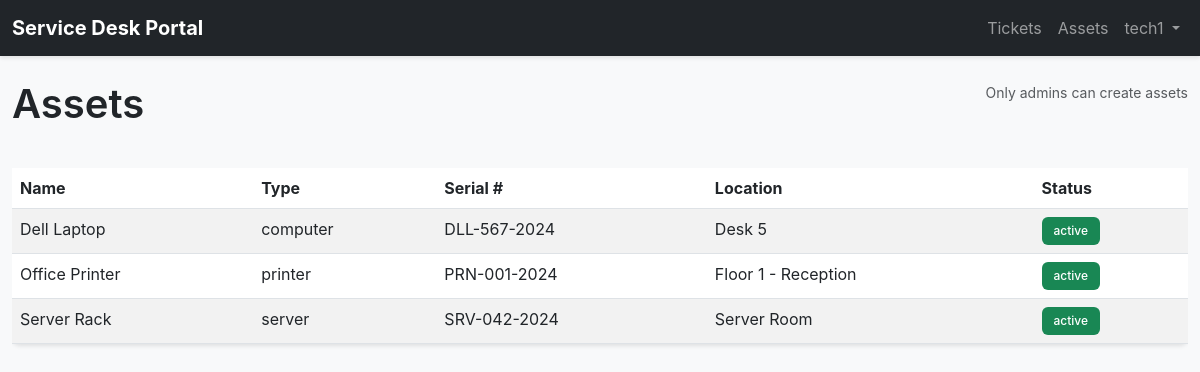
The app's page /index.php?action=assets (signed in) with its own data.
### tables this page shows
CREATE TABLE IF NOT EXISTS assets (
    id INT AUTO_INCREMENT PRIMARY KEY,
    name VARCHAR(100) NOT NULL,
    asset_type VARCHAR(50) NOT NULL,
    serial_number VARCHAR(100) UNIQUE,
    location VARCHAR(100),
    status ENUM('active', 'inactive', 'retired') DEFAULT 'active',
    created_at TIMESTAMP DEFAULT CURRENT_TIMESTAMP,
    updated_at TIMESTAMP DEFAULT CURRENT_TIMESTAMP ON UPDATE CURRENT_TIMESTAMP,
    INDEX idx_asset_type (asset_type),
    INDEX idx_status (status)
);

### src/auth.php (called while the page is built, shortened)
<?php
require_once __DIR__ . '/db.php';
class Auth
{
    public static function isLoggedIn(): bool
    {
        return isset($_SESSION['user_id']) && isset($_SESSION['username']);
    }
    public static function user(): ?array
    {
        return [
            'id' => $_SESSION['user_id'],
            'username' => $_SESSION['username'],
            'role' => $_SESSION['role'],
        ];
    }
    public static function validateInput(mixed $data): string
    {
        return htmlspecialchars((string)$data, ENT_QUOTES, 'UTF-8');
    }
}
?>

### src/db.php (called while the page is built, shortened)
<?php
class Database
{
    private static ?PDO $pdo = null;
    public static function connect(): PDO
    {
        $dsn = sprintf(
            "mysql:host=%s;port=%d;dbname=%s;charset=utf8mb4",
            DB_HOST,
            DB_PORT,
            DB_NAME
        );
        self::$pdo = new PDO(
            $dsn,
            DB_USER,
            DB_PASS,
            [
                PDO::ATTR_ERRMODE => PDO::ERRMODE_EXCEPTION,
                PDO::ATTR_DEFAULT_FETCH_MODE => PDO::FETCH_ASSOC,
                PDO::ATTR_EMULATE_PREPARES => false,
            ]
        );
        return self::$pdo;
    }
    public static function query(string $sql, array $params = []): PDOStatement
    {
        $pdo = self::connect();
        $stmt = $pdo->prepare($sql);
        $stmt->execute($params);
        return $stmt;
    }
    public static function fetchAll(string $sql, array $params = []): array
    {
        return self::query($sql, $params)->fetchAll();
    }
}
?>

### public/views/assets.php (the view, shortened to what this page needs)
<?php
$assets = Database::fetchAll('
    SELECT id, name, asset_type, serial_number, location, status
    FROM assets
    ORDER BY name ASC
');
?>
<!DOCTYPE html>
<html lang="en">
<head>
    <link rel="stylesheet" href="https://cdn.jsdelivr.net/npm/bootstrap@5.3.0/dist/css/bootstrap.min.css">
    <link rel="stylesheet" href="/css/style.css">
</head>
<body>
    <?php include __DIR__ . '/navbar.php'; ?>
    <div class="container-fluid mt-4">
        <div class="row mb-3">
            <div class="col-md-6">
                <h1>Assets</h1>
            </div>
            <div class="col-md-6 text-end">
                <?php if ($user['role'] === 'admin'): ?>
                    <button class="btn btn-primary" data-bs-toggle="modal" data-bs-target="#createAssetModal">
                        + New Asset
                    </button>
                <?php else: ?>
                    <small class="text-muted">Only admins can create assets</small>
                <?php endif; ?>
            </div>
        </div>
        <div class="table-responsive">
            <table class="table table-striped">
                <thead>
                    <tr>
                        <th>Name</th>
                        <th>Type</th>
                        <th>Serial #</th>
                        <th>Location</th>
                        <th>Status</th>
                    </tr>
                </thead>
                <tbody>
                    <?php foreach ($assets as $asset): ?>
                        <tr>
                            <td><?= Auth::validateInput($asset['name']) ?></td>
                            <td><?= Auth::validateInput($asset['asset_type']) ?></td>
                            <td><?= Auth::validateInput($asset['serial_number'] ?? '—') ?></td>
                            <td><?= Auth::validateInput($asset['location'] ?? '—') ?></td>
                            <td>
                                <span class="badge bg-<?= $asset['status'] === 'active' ? 'success' : 'secondary' ?>">
                                    <?= Auth::validateInput($asset['status']) ?>
                                </span>
                            </td>
                        </tr>
                    <?php endforeach; ?>
                </tbody>
            </table>
        </div>
    </div>
</body>
</html>

### public/css/style.css (style rules this page uses)
body { font-family: -apple-system, BlinkMacSystemFont, "Segoe UI", Roboto, "Helvetica Neue", Arial, sans-serif; background-color: #f8f9fa; }
.table { background: white; border-radius: 8px; box-shadow: 0 2px 4px rgba(0, 0, 0, 0.1); }
.badge { font-weight: 500; padding: 0.5rem 0.75rem; }
.container-fluid { max-width: 1400px; }
h1 { font-weight: 600; color: #212529; margin-bottom: 1.5rem; }
.text-muted { color: #6c757d; }

### records on screen
assets: name "Dell Laptop", asset_type "computer", serial_number "DLL-567-2024", location "Desk 5", status "active"
assets: name "Office Printer", asset_type "printer", serial_number "PRN-001-2024", location "Floor 1 - Reception", status "active"
assets: name "Server Rack", asset_type "server", serial_number "SRV-042-2024", location "Server Room", status "active"

### other values on screen
Auth::validateInput($user['username']) "tech1"
